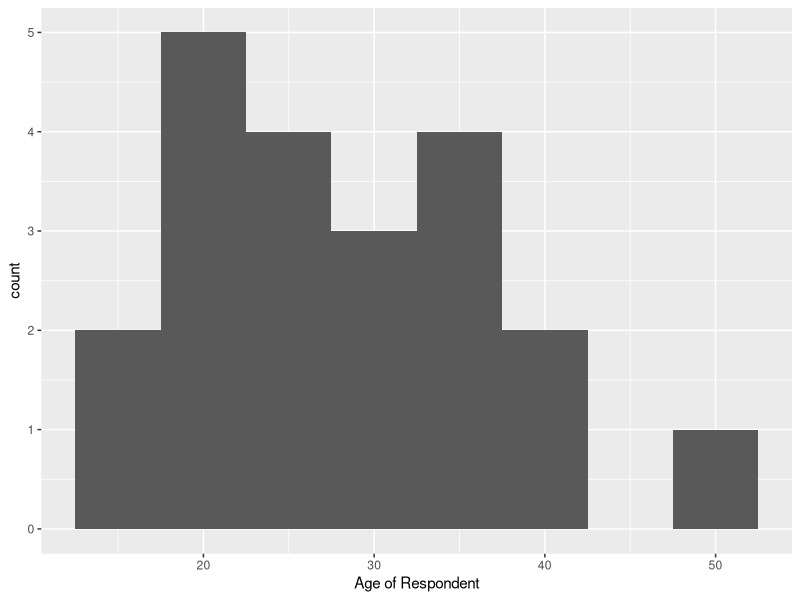
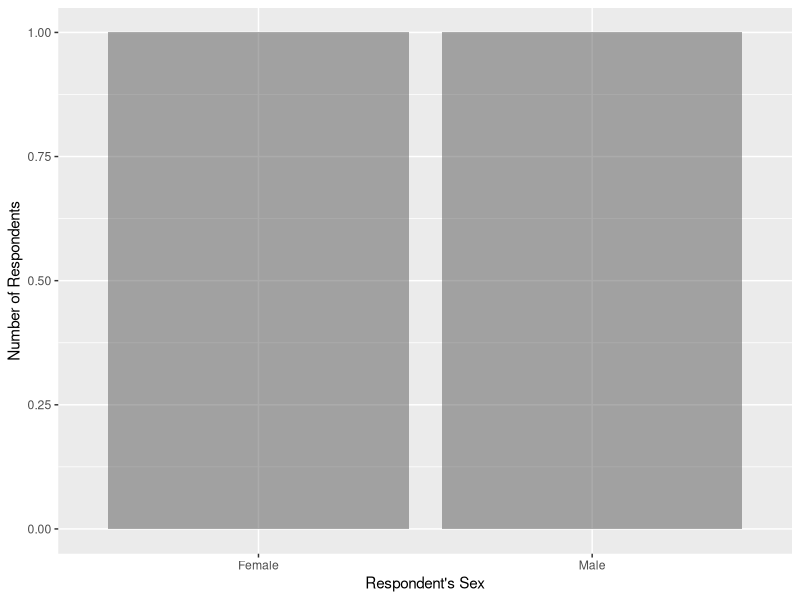

Write the R code that produced these figures, in order.
## ---- chunk 1
#| messages: false
#| warnings: false

library(tidyverse)
library(here)
## ---- chunk 2
#| echo: false

hiphop <- read_csv(here::here("supporting_artifacts", "hiphop.csv"))
## ---- chunk 3
    hiphop_clean <- hiphop |> 
      mutate(
        sex = as.factor(sex),
        across(c('jayz1', 'boondocks', 'fam1'), as.logical))
## ---- chunk 4
    hiphop_clean |> 
      distinct(word) |> 
      nrow()
## ---- chunk 5
    hiphop_clean <- hiphop_clean |> 
      mutate(
        ethnic_updated = as.factor(if_else(ethnic == 'white', 'white', 'non-white'))
      )
## ---- chunk 6
    hiphop_clean <- hiphop_clean |> 
      select(sex, age, ethnic_updated) |> 
      distinct(sex, age, ethnic_updated) |>
      summary()
    hiphop_clean
## ---- chunk 7
    hiphop |> 
      distinct(age, keep.all = TRUE) |> 
      ggplot(mapping = aes(x = age)) +
          geom_histogram(binwidth = 5) +
      labs(x = 'Age of Respondent')
    hiphop |> 
      distinct(sex, keep.all = TRUE) |> 
      ggplot(mapping = aes(x = sex)) +
          geom_bar(stat = 'count', alpha = 0.5) +
      labs(x = "Respondent's Sex", 
           y = "Number of Respondents")
      
## ---- chunk 8
less_than_20 <- hiphop |> 
  filter(age < 20) |> 
  select(word, familiarity) |> 
  group_by(word) |> 
  summarize(familiarity = mean(familiarity))
less_than_20 |>  
  slice_min(familiarity)
less_than_20 |> 
  slice_max(familiarity)

non_white_females <- hiphop |> 
  filter(sex == "Female", 
         ethnic != "white") |> 
  select(word, familiarity) |> 
  group_by(word) |> 
  summarize(familiarity = mean(familiarity))
non_white_females |> 
  slice_min(familiarity)
non_white_females |> 
  slice_max(familiarity)

white_men_over_30 <- hiphop |> 
  filter(sex == "Male", 
         ethnic == "white", 
         age > 30) |> 
  select(word, familiarity) |> 
  group_by(word) |> 
  summarize(familiarity = mean(familiarity))
white_men_over_30 |> 
  slice_min(familiarity)
white_men_over_30 |> 
  slice_max(familiarity)
## ---- chunk 9
hiphop |> 
  filter(city %in% (10000:60000),
         age %in% (17:23),
         sex == "Male",
         bieber == 5) |> 
  select(subj) |> 
  distinct(subj)
